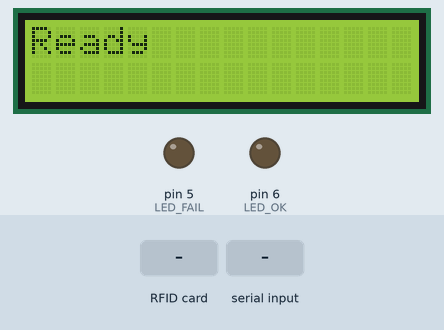
A sketch run on a simulated Arduino Uno, built with avr-gcc and run on an emulated ATmega328P. Shown: 16×2 character LCD, output pins drawn as LEDs (lit = HIGH). The inputs (shaded band) are chosen by the test bench. EEPROM starts erased; pins used as bus, display or sensor lines are not drawn; what the sketch prints to the serial monitor is not drawn.

Above: at 1.9 s.
2.0 s: RFID card 5E 7A 19 C4 held to the reader
At 2.5 s:
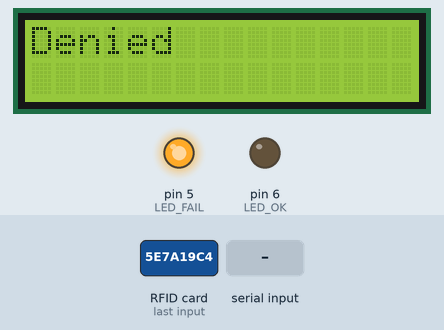
At 3.1 s:
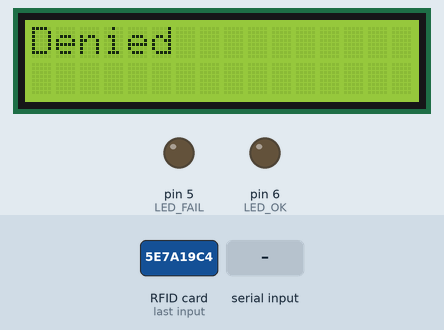
4.3 s: "ADD \n" received over Serial
5.8 s: "DEL0\n" received over Serial
7.3 s: "SHOW0\n" received over Serial
Timing chart, 0 to 9.8 s (numbered marks = the images above; inputs shaded):
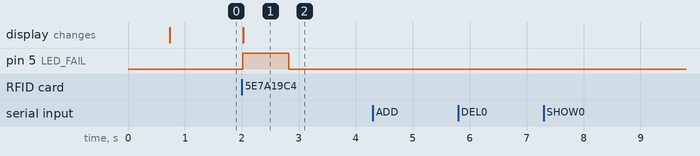

The sketch:

Lab3.ino
```cpp
#include <SPI.h>
#include <MFRC522.h>
#include <Wire.h>
#include <LiquidCrystal_I2C.h>
#include <EEPROM.h>

#define SS_PIN 10
#define RST_PIN 9
#define LED_OK 6
#define LED_FAIL 5

LiquidCrystal_I2C lcd(0x27, 16, 2);
MFRC522 rfid(SS_PIN, RST_PIN);

// Cấu hình danh sách: 5 thẻ, mỗi UID tối đa 4 byte (RC522 thường 4)
const int MAX_SLOTS = 5;
const int UID_LEN = 4;
const int EEPROM_BASE = 0;  // vùng bắt đầu lưu

void eepromWriteUID(int slot, const byte *uid) {
  int addr = EEPROM_BASE + slot * UID_LEN;
  for (int i = 0; i < UID_LEN; i++) EEPROM.write(addr + i, uid[i]);
}
void eepromReadUID(int slot, byte *uid) {
  int addr = EEPROM_BASE + slot * UID_LEN;
  for (int i = 0; i < UID_LEN; i++) uid[i] = EEPROM.read(addr + i);
}
bool eepromMatchAny(const byte *uid) {
  byte buf[UID_LEN];
  for (int s = 0; s < MAX_SLOTS; s++) {
    eepromReadUID(s, buf);
    bool ok = true;
    for (int i = 0; i < UID_LEN; i++)
      if (buf[i] != uid[i]) {
        ok = false;
        break;
      }
    if (ok) return true;
  }
  return false;
}
void clearSlot(int slot) {
  byte z[UID_LEN] = { 0, 0, 0, 0 };
  eepromWriteUID(slot, z);
}

void setup() {
  Serial.begin(9600);
  pinMode(LED_OK, OUTPUT);
  pinMode(LED_FAIL, OUTPUT);
  lcd.init();
  lcd.backlight();
  lcd.print("EEPROM Access");
  SPI.begin();
  rfid.PCD_Init();
  delay(600);
  lcd.clear();
  lcd.print("Ready");
  // Mặc định xoá slot 0 để demo dễ: (bình thường không xoá)
  // clearSlot(0);
}

void handleSerial() {
  if (!Serial.available()) return;
  String cmd = Serial.readStringUntil('\n');
  cmd.trim();

  if (cmd.startsWith("ADD ")) {  // ví dụ: ADD DE:AD:BE:EF
    byte uid[UID_LEN];
    int val;
    for (int i = 0; i < UID_LEN; i++) {
      int p = 4 + i * 3;  // sau "ADD "
      String hx = cmd.substring(p, p + 2);
      val = strtol(hx.c_str(), NULL, 16);
      uid[i] = (byte)val;
    }
    eepromWriteUID(0, uid);  // demo: ghi vào slot 0
    Serial.println("ADDED to slot 0");
  } else if (cmd == "DEL0") {
    clearSlot(0);
    Serial.println("CLEARED slot 0");
  } else if (cmd == "SHOW0") {
    byte u[UID_LEN];
    eepromReadUID(0, u);
    Serial.print("SLOT0=");
    for (int i = 0; i < UID_LEN; i++) {
      if (u[i] < 0x10) Serial.print("0");
      Serial.print(u[i], HEX);
      if (i < 3) Serial.print(":");
    }
    Serial.println();
  } else {
    Serial.println("Cmd? Use: ADD xx:xx:xx:xx | DEL0 | SHOW0");
  }
}

void loop() {
  handleSerial();

  if (!rfid.PICC_IsNewCardPresent() || !rfid.PICC_ReadCardSerial()) return;

  byte *uid = rfid.uid.uidByte;
  byte sz = rfid.uid.size;
  if (sz != UID_LEN) {
    digitalWrite(LED_FAIL, HIGH);
    delay(400);
    digitalWrite(LED_FAIL, LOW);
    return;
  }

  if (eepromMatchAny(uid)) {
    digitalWrite(LED_OK, HIGH);
    lcd.clear();
    lcd.print("Welcome");
    delay(800);
    digitalWrite(LED_OK, LOW);
  } else {
    digitalWrite(LED_FAIL, HIGH);
    lcd.clear();
    lcd.print("Denied");
    delay(800);
    digitalWrite(LED_FAIL, LOW);
  }

  rfid.PICC_HaltA();
  rfid.PCD_StopCrypto1();
}
```

Measured:
- after the input at 2.0 s, pin 5 (LED_FAIL): LOW → HIGH at once, → LOW 0.81 s later; the display: changes at once (image 1)
- after the input at 4.3 s, every drawn part: stays the same
- after the input at 5.8 s, every drawn part: stays the same
- after the input at 7.3 s, every drawn part: stays the same
